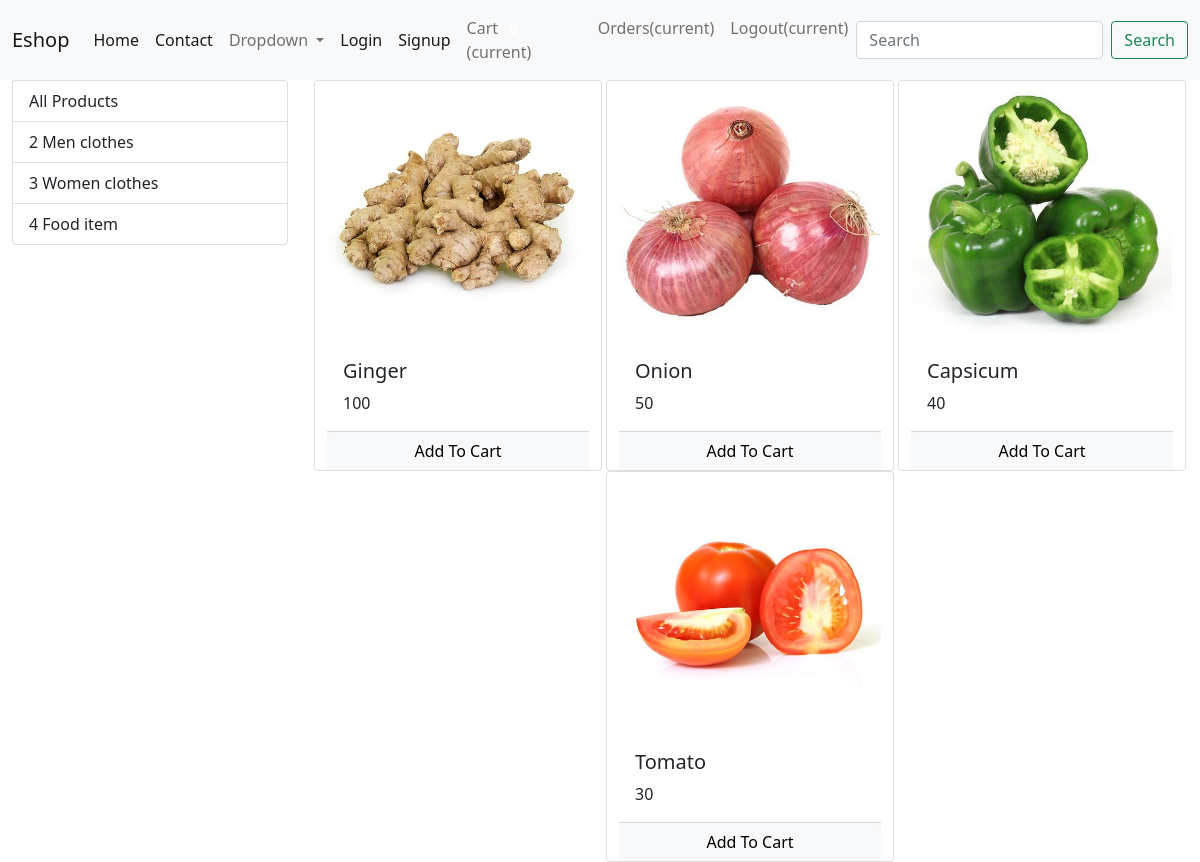
Screenshot of /?category=4 (signed in) with the database file from the repository.
### myapp/models/category.py (models this page shows, shortened)
class Category(models.Model):
    name=models.CharField(max_length=50)
    @staticmethod
    def get_all_categories():
        return Category.objects.all()

### myapp/models/product.py (models this page shows, shortened)
class Product(models.Model):
    name=models.CharField(max_length=50)
    price=models.IntegerField(default=0)
    categories=models.ForeignKey('Category',on_delete=models.CASCADE, default=1)
    description=models.CharField(max_length=50,default="")
    image=models.ImageField(upload_to="upload/product",default=0)
    @staticmethod
    def get_all_products_by_categoryid(category_id):
        if category_id:
            return Product.objects.filter(categories=category_id)
        else:
            return Product.get_all_products()

### myapp/views.py (the view, shortened to what this page needs)
# urls.py: path("",views.index,name="myapp"),
def index(request):
    products = None
    categories = Category.get_all_categories()
    categoryID = request.GET.get('category')
    if categoryID:
        products = Product.get_all_products_by_categoryid(categoryID)
    else:
        products = Product.get_all_products()
    data = {}
    data['products'] = products
    data['categories'] = categories
    print('you are : ', request.session.get('email'))
    return render(request, 'index.html', data)

### myapp/templates/index.html (shortened to what this page needs)
{% load cart %}
{% load custom_filter %}
<!DOCTYPE html>
<html>
<body>
    <!doctype html>
    <html lang="en">
      <head>
        <nav class="navbar navbar-expand-lg navbar-light bg-light">
            <div class="container-fluid">
              <a class="navbar-brand" href="#">Eshop</a>
              <div class="collapse navbar-collapse" id="navbarSupportedContent">
                <ul class="navbar-nav me-auto mb-2 mb-lg-0">
                  <li class="nav-item">
                    <a class="nav-link active" aria-current="page" href="#">Home</a>
                  </li>
                  <li class="nav-item">
                    <a class="nav-link active" href="#">Contact</a>
                  </li>
                  <li class="nav-item dropdown">
                    <a class="nav-link dropdown-toggle" href="#" id="navbarDropdown" role="button" data-bs-toggle="dropdown" aria-expanded="false">
                      Dropdown
                    </a>
                  </li>
                  <li class="nav-item">
                    <a class="nav-link active" href="/login" tabindex="-1" aria-disabled="true">Login</a>
                  </li>
                  <li class="nav-item">
                    <a class="nav-link active" aria-current="page" href="/signup">Signup</a>
                  </li>
                </ul>
                <ul class=" navbar-nav my-2 my-lg-0">
                  <li class="nav-item ">
                    <a class="nav-link" href="/cart">Cart
                      <span class="badge badge-info">{{request.session.cart.keys|length}}</span>
                      <span class="sr-only">(current)</span></a>
                  </li>
                  {% if request.session.customer %}
                  <li class="nav-item ">
                    <a class="nav-link" href="/orders">Orders<span class="sr-only">(current)</span></a>
                  </li>
                  <li class="nav-item ">
                    <a class="nav-link" href="/logout">Logout<span class="sr-only">(current)</span></a>
                  </li>
                  {% endif %}
                </ul>
                <form class="d-flex">
                  <input class="form-control me-2" type="search" placeholder="Search" aria-label="Search">
                  <button class="btn btn-outline-success" type="submit">Search</button>
                </form>
              </div>
            </div>
          </nav>
        <link href="https://cdn.jsdelivr.net/npm/bootstrap@5.0.0-beta3/dist/css/bootstrap.min.css" rel="stylesheet">
      </head>
      <body>
    <div class="row mx-auto">
		<div class="col-lg-3 mx-auto">
			<div class="list-group">
				<a href="/" class="list-group-item list-group-item-action">All Products</a>
				{% for category in categories %}
				<a href="/?category={{category.id}}"
					class="list-group-item list-group-item-action">{{category.id}} {{category.name}}</a>
				{% endfor %}
			</div>
		</div>
    <div id='products' class="col-lg-9 mx-auto">
			<div class="row mx-auto">
          {% for product in products %}
          <div class="card mx-auto" style="width: 18rem;">
              <img src="{{product.image.url}}" class="card-img-top" alt="...">
              <div class="card-body">
                <h5 class="card-title">{{product.name}}</h5>
                <p class="card-text">{{product.price}}</p>
              </div>
              <div class="card-footer p-0 no-gutters">
                {% if product|is_in_cart:request.session.cart %}
                <div class="row no-gutters">
                  <form action="/#{{product.id}}" class="col-2 " method="POST">
                    {% csrf_token %}
                    <input hidden type="text" name='product' value='{{product.id}}'>
                    <input hidden type="text" name='remove' value='True'>
                    <input type="submit" value=" - " class="btn btn-block btn-secondary border-right">
                  </form>
                  <div class="text-center col">{{product|cart_quantity:request.session.cart}} in Cart</div>
                  <form action="/#{{product.id}}" class="col-2 " method="POST">
                    {% csrf_token %}
                    <input hidden type="text" name='product' value='{{product.id}}'>
                    <input type="submit" value=" + " class="btn btn-block btn-secondary border-left">
                  </form>
                </div>
                {% else %}
                <form action="/#{{product.id}}" method="POST" class="btn-block">
                  <input type="submit" class="float-right btn btn-light  form-control"
                    value="Add To Cart">
                </form>
                {% endif %}
              </div>
            </div>
          {% endfor %}
        </div>
      </div>
    </div>
      </body>
    </html>
</body>
</html>

### rows the page displays
Category: id "2", name "Men clothes"
Category: id "3", name "Women clothes"
Category: id "4", name "Food item"
Product: image (picture), name "Ginger", price "100"
Product: image (picture), name "Onion", price "50"
Product: image (picture), name "Capsicum", price "40"
Product: image (picture), name "Tomato", price "30"
